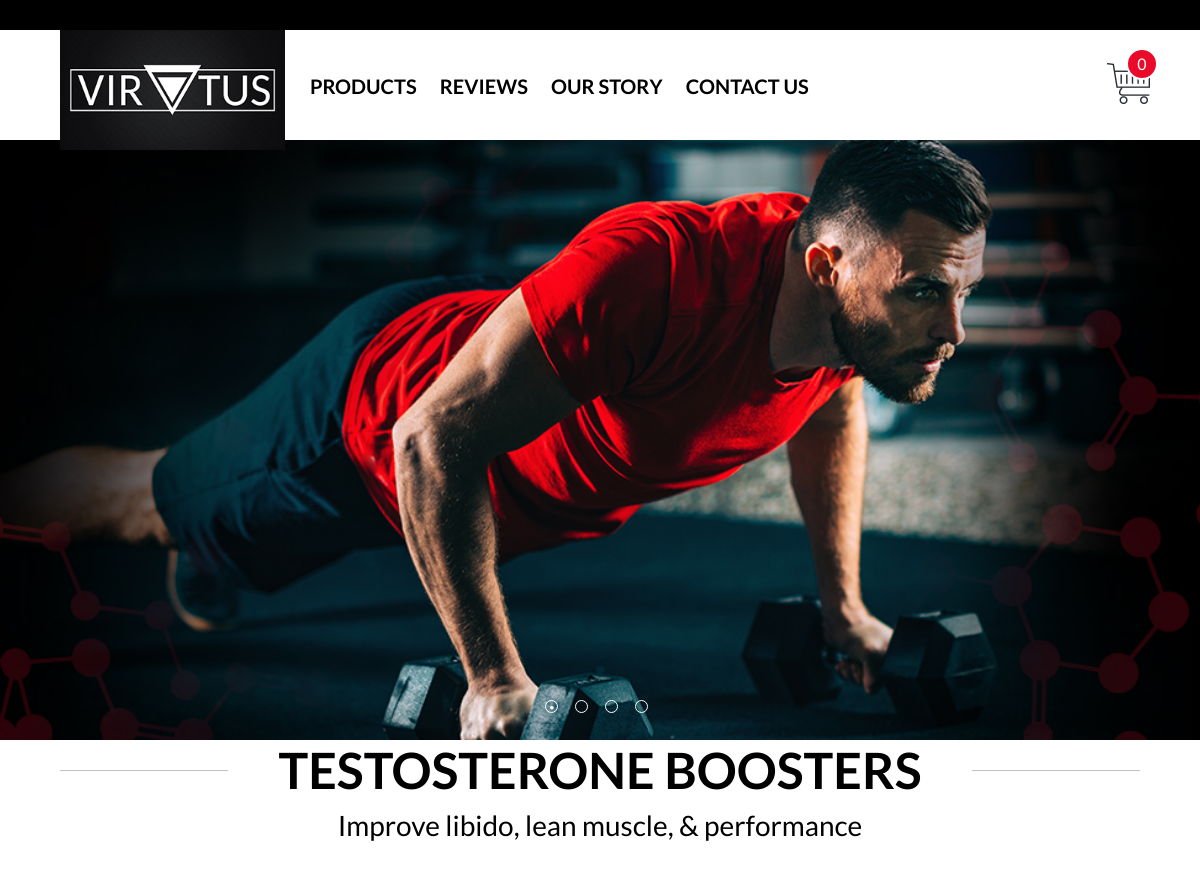
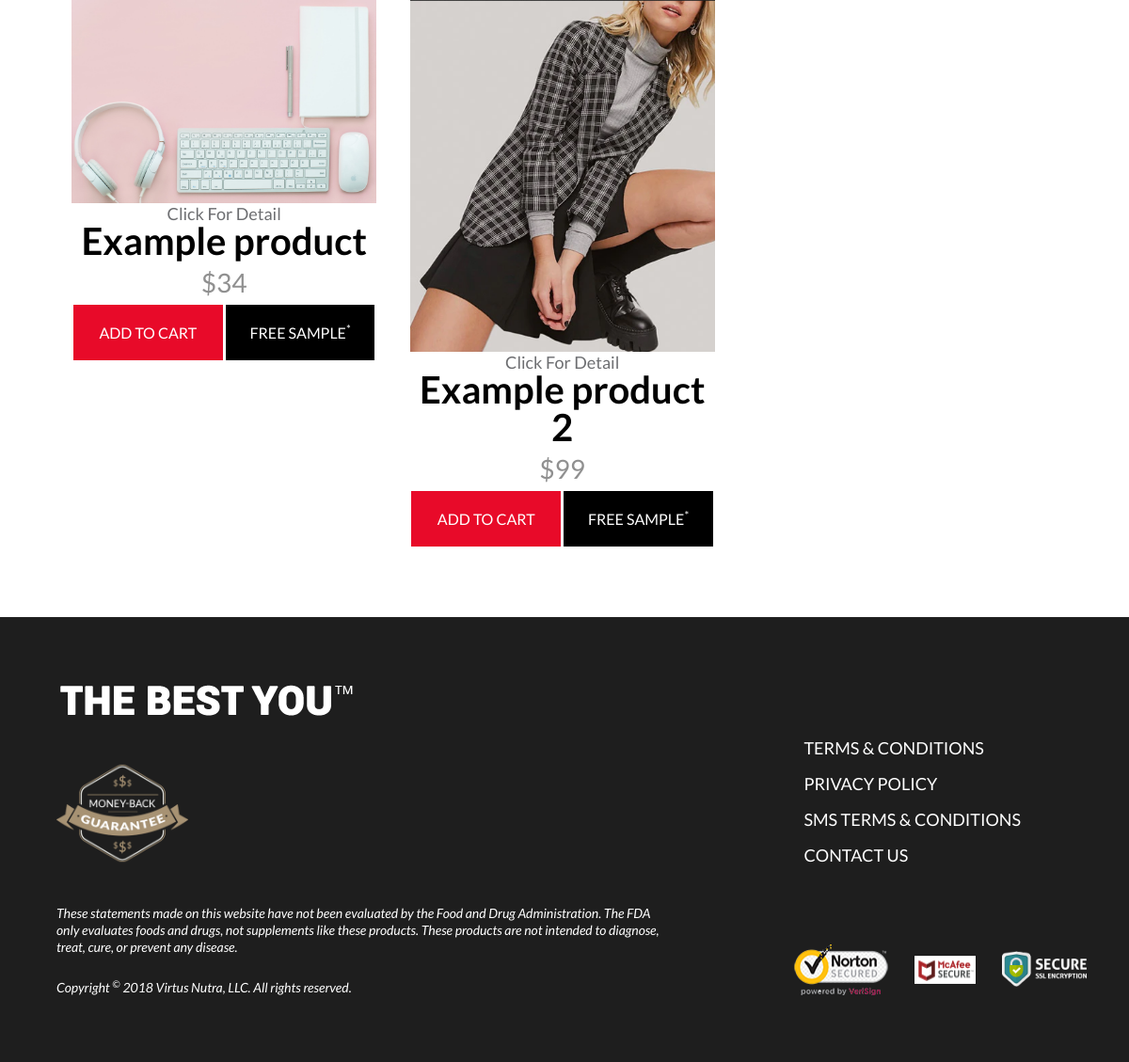
/products.php, run on the app's committed database (2 pictures, top to bottom).
### tables this page shows
CREATE TABLE `products` (
  `id` int(11) NOT NULL,
  `ll_product_id` varchar(150) NOT NULL,
  `image` varchar(255) NOT NULL COMMENT 'Image Name',
  `product_name` varchar(150) DEFAULT NULL,
  `product_price` int(6) DEFAULT NULL,
  `product_headline` varchar(150) DEFAULT NULL,
  `products_detail` text DEFAULT NULL,
  `created_at` timestamp NULL DEFAULT NULL,
  `updated_at` timestamp NULL DEFAULT NULL ON UPDATE current_timestamp()
);

### dbConnection.php (called while the page is built)
<?php
function getDataFun($stmt){
    mysqli_stmt_execute($stmt);
    $result = mysqli_stmt_get_result($stmt);
    return mysqli_fetch_all($result, MYSQLI_ASSOC);
}
?>

### products.php (the view, shortened to what this page needs)
<?php
include('./dbConnection.php');
?>
<!doctype html>
<html class="no-js" lang="en">
    <head>
        <link href="css/global.css" rel="stylesheet" />
        <link href="css/site_page-2.css" rel="stylesheet" />
    </head>
    <body class="retail">
        <div class="page_container">
            <?php include('header.php') ?>
            <section class="aspot">
                <div>
                    <div class="products-slide slide-1"></div>
                </div>
            </section>
            <section class="products">
                <div class="wrapper">
                    <div class="cat-section test-section" id="test">
                        <div class="prod-title">
                            <h2>Testosterone boosters</h2>
                        </div>
                        <p class="prod-desc">Improve libido, lean muscle, & performance</p>
                        <?php
                            $sql = "SELECT * FROM products";
                            $stmt = mysqli_prepare($conn, $sql);
                            $result = getDataFun($stmt);
                            if (!empty($result)) {
                            foreach ($result as $key => $row) {
                                $image = json_decode($row['image']);
                        ?>
                                <div class="prod prod-1">
                                    <a href="product_detail.php?id=<?php echo $row['ll_product_id']; ?>"><img src="admin/uploads/<?php echo $image[0]; ?>"></a>
                                    <a class="prod_detail_link" href="product_detail.php?id=<?php echo $row['ll_product_id']; ?>">Click For Detail</a>
                                    <h3><?php echo $row['product_name']; ?></h3>
                                    <p class="prod-price">$<span><?php echo $row['product_price']; ?></span></p>
                                    <div class="prod-info">
                                        <input  onClick="add_tocart_sep('<?php echo $row['ll_product_id']; ?>', '<?php echo $row['product_name']; ?>', '<?php echo $row['product_price']; ?>', '<?php echo $row['image']; ?>', '1');" type="button" class="prod-add prod-btn" value="Add to Cart">
                                        <a href="#" class="prod-try prod-btn">Free Sample<sup>*</sup></a>
                                    </div>
                                </div>
                                <?php
                            }
                        }
                        ?>
                    </div>
                </div>
            </section>
            <?php include('footer.php') ?>
        </div>
        <link rel="stylesheet" type="text/css" href="css/slick.css"/>
        <link rel="stylesheet" type="text/css" href="css/slick-theme.min.css"/>
    </body>
</html>

### header.php (shortened to what this page needs)
<header>
           <div class="header-wrap">
               <div class="wrapper">
                   <a href="index.php"> <img class="logo" src="images/logo.png"> </a>
                   <ul class="header-nav">
                       <li><a href="products.php">Products</a></li>
                       <li><a href="reviews.php">Reviews</a></li>
                       <li><a href="about-us.php">Our Story</a></li>
                       <li><a href="contact-us.php">Contact Us</a></li>
                   </ul>
                   <a href="cart.php" class="mobile-cart"><img src="images/cart.png">
               <span class="mobile-cart-item-num">
                   <?php
                       echo !empty($_SESSION['cart'])? count($_SESSION['cart']): 0;
                   ?>
               </span></a>
               </div>
           </div>
       </header>

### footer.php (shortened to what this page needs)
<footer>
                <div class="wrapper">
                    <div class="foot-top"> <img src="images/13d1d5.png" class="unleash">
                        <div class="foot-award"> <img src="images/34fbfb.png"> </div>
                    </div>
                    <div class="footer-nav">
                        <div class="footer-col">
                            <ul>
                                <li><a href="terms.php">Terms & Conditions</a></li>
                                <li><a href="privacy.php">Privacy Policy</a></li>
                                <li><a href="sms.php">SMS Terms & Conditions</a></li>
                                <li><a href="contact-us.php">Contact Us</a></li>
                            </ul>
                        </div>
                    </div>
                    <div class="secure-badges"> <span><img style="position: relative;top: 13px;" width="100" height="58" border="0" src="images/norton.png"></span> <span id="mcafee" title="McAfee Secure sites help keep you safe from identity theft, credit card fraud, spyware, spam, viruses and online scams"><img width="115" height="32" border="0" src="images/12.gif" alt="McAfee Secure sites help keep you safe from identity theft, credit card fraud, spyware, spam, viruses and online scams" oncontextmenu="alert('Copying Prohibited by Law - McAfee Secure is a Trademark of McAfee, Inc.'); return false;"></span> <img src="images/badae3.png" class="secure"> </div>
                    <div class="foot-bot">
                        <p>These statements made on this website have not been evaluated by the Food and Drug Administration. The FDA only evaluates foods and drugs, not supplements like these products. These products are not intended to diagnose, treat, cure, or prevent any disease.</p>
                        <p>Copyright <sup>&copy;</sup> 2018 Virtus Nutra, LLC.  All rights reserved.</p>
                    </div>
                </div>
            </footer>

### css/global.css (style rules this page uses)
html, body, body, div, span, object, iframe, h1, h2, h3, h4, h5, h6, p, blockquote, pre, abbr, address, cite, code, del, dfn, em, img, ins, kbd, q, samp, small, strong, sub, sup, var, b, i, dl, dt, dd, ol, ul, li, fieldset, form, label, legend, table, caption, tbody, tfoot, thead, tr, th, td, article, aside, figure, footer, header, hgroup, menu, nav, section, time, mark, audio, video { margin: 0; padding: 0; border: 0; outline: 0; font-size: 100%; vertical-align: baseline; background: transparent; }
article, aside, figure, footer, header, hgroup, nav, section { display: block; position: relative; }
ul { list-style: none; }
a { margin: 0; padding: 0; font-size: 100%; vertical-align: baseline; }
body { line-height: 1; min-width: 1160px; }
input, select { vertical-align: middle;color: #6d6d6d; }
select, input, textarea { font: 99% sans-serif;color: #6d6d6d; }
sub, sup { font-size: 75%; line-height: 0; position: relative; }
sup { top: -0.5em; }
.clickable, label, input[type=button], input[type=submit], button { cursor: pointer; }
button, input, select, textarea { margin: 0; }
a, img a, img, a img { border: 0; outline: 0; text-decoration: none; }
a { cursor: pointer; }
html { -webkit-text-size-adjust: 100%; }
.wrapper { width: 1200px; margin: 0 auto; position: relative; }
body, p, input, button, select, textarea { min-width: auto; font-family: 'Lato', "Helvetica Neue", Helvetica, Arial, "Lucida Grande", sans-serif; }
.wrapper { width: 90%; max-width: 1410px; padding: 0 15px; margin: 0 auto; position: relative; }
.prod_detail_link { font-size: 18px; color: #6D6E71; }

### data on the page
products: shows a picture, product_name "Example product", product_price "34"
products: shows a picture, product_name "Example product 2", product_price "99"
